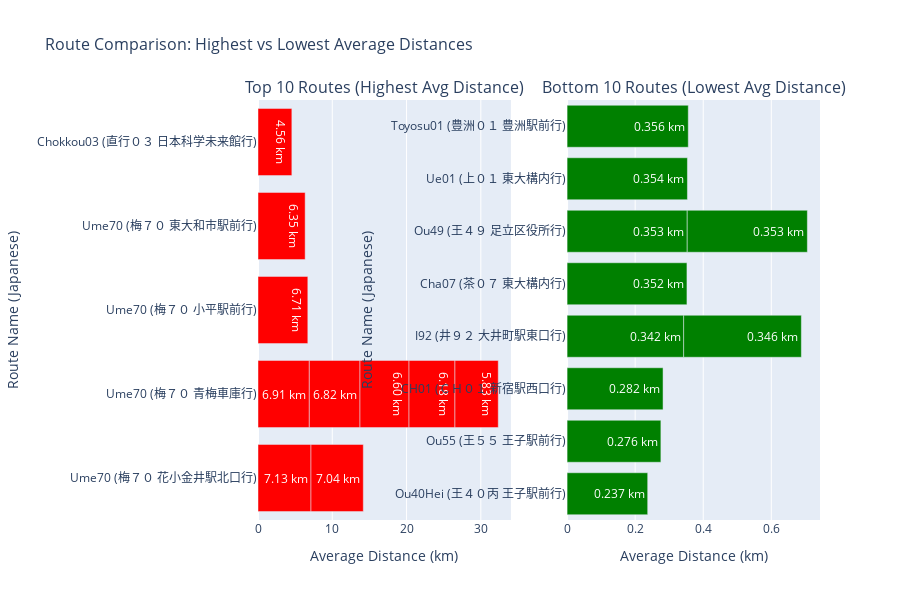

Write notebook code for a chart like this one.
### Code cell
# Create bar chart of top/bottom routes with Japanese names
top_10 = df_routes.nlargest(10, 'avg_distance')
bottom_10 = df_routes.nsmallest(10, 'avg_distance')

fig_bars = make_subplots(
    rows=1, cols=2,
    subplot_titles=["Top 10 Routes (Highest Avg Distance)", "Bottom 10 Routes (Lowest Avg Distance)"],
    horizontal_spacing=0.1
)

# Top routes
fig_bars.add_trace(
    go.Bar(
        x=top_10['avg_distance'],
        y=[f"{row['route_name']} ({row['route_name_ja']})" for _, row in top_10.iterrows()],
        orientation='h',
        name='Top Routes',
        marker_color='red',
        text=[f"{dist:.2f} km" for dist in top_10['avg_distance']],
        textposition='auto'
    ),
    row=1, col=1
)

# Bottom routes
fig_bars.add_trace(
    go.Bar(
        x=bottom_10['avg_distance'],
        y=[f"{row['route_name']} ({row['route_name_ja']})" for _, row in bottom_10.iterrows()],
        orientation='h',
        name='Bottom Routes',
        marker_color='green',
        text=[f"{dist:.3f} km" for dist in bottom_10['avg_distance']],
        textposition='auto'
    ),
    row=1, col=2
)

fig_bars.update_layout(
    title_text="Route Comparison: Highest vs Lowest Average Distances",
    title_font_size=16,
    height=600,
    showlegend=False
)

fig_bars.update_xaxes(title_text="Average Distance (km)")
fig_bars.update_yaxes(title_text="Route Name (Japanese)")

fig_bars.show()

### Figure 1 — Plotly figure (JSON) as saved in the notebook; plotly's stock layout.template omitted (floating-point values rounded to 4 significant figures)
{"data": [{"marker": {"color": "red"}, "name": "Top Routes", "orientation": "h", "text": ["7.13 km", "7.04 km", "6.91 km", "6.82 km", "6.71 km", "6.60 km", "6.35 km", "6.18 km", "5.83 km", "4.56 km"], "textposition": "auto", "type": "bar", "x": [7.134, 7.044, 6.91, 6.822, 6.709, 6.6, 6.35, 6.184, 5.831, 4.558], "xaxis": "x", "y": ["Ume70 (梅７０ 花小金井駅北口行)", "Ume70 (梅７０ 花小金井駅北口行)", "Ume70 (梅７０ 青梅車庫行)", "Ume70 (梅７０ 青梅車庫行)", "Ume70 (梅７０ 小平駅前行)", "Ume70 (梅７０ 青梅車庫行)", "Ume70 (梅７０ 東大和市駅前行)", "Ume70 (梅７０ 青梅車庫行)", "Ume70 (梅７０ 青梅車庫行)", "Chokkou03 (直行０３ 日本科学未来館行)"], "yaxis": "y"}, {"marker": {"color": "green"}, "name": "Bottom Routes", "orientation": "h", "text": ["0.237 km", "0.276 km", "0.282 km", "0.342 km", "0.346 km", "0.352 km", "0.353 km", "0.353 km", "0.354 km", "0.356 km"], "textposition": "auto", "type": "bar", "x": [0.2368, 0.2756, 0.2819, 0.3425, 0.3459, 0.3522, 0.353, 0.353, 0.3536, 0.3561], "xaxis": "x2", "y": ["Ou40Hei (王４０丙 王子駅前行)", "Ou55 (王５５ 王子駅前行)", "CH01 (ＣＨ０１ 新宿駅西口行)", "I92 (井９２ 大井町駅東口行)", "I92 (井９２ 大井町駅東口行)", "Cha07 (茶０７ 東大構内行)", "Ou49 (王４９ 足立区役所行)", "Ou49 (王４９ 足立区役所行)", "Ue01 (上０１ 東大構内行)", "Toyosu01 (豊洲０１ 豊洲駅前行)"], "yaxis": "y2"}], "layout": {"annotations": [{"font": {"size": 16}, "showarrow": false, "text": "Top 10 Routes (Highest Avg Distance)", "x": 0.225, "xanchor": "center", "xref": "paper", "y": 1, "yanchor": "bottom", "yref": "paper"}, {"font": {"size": 16}, "showarrow": false, "text": "Bottom 10 Routes (Lowest Avg Distance)", "x": 0.775, "xanchor": "center", "xref": "paper", "y": 1, "yanchor": "bottom", "yref": "paper"}], "height": 600, "showlegend": false, "title": {"font": {"size": 16}, "text": "Route Comparison: Highest vs Lowest Average Distances"}, "xaxis": {"anchor": "y", "domain": [0, 0.45], "title": {"text": "Average Distance (km)"}}, "xaxis2": {"anchor": "y2", "domain": [0.55, 1], "title": {"text": "Average Distance (km)"}}, "yaxis": {"anchor": "x", "domain": [0, 1], "title": {"text": "Route Name (Japanese)"}}, "yaxis2": {"anchor": "x2", "domain": [0, 1], "title": {"text": "Route Name (Japanese)"}}}}
